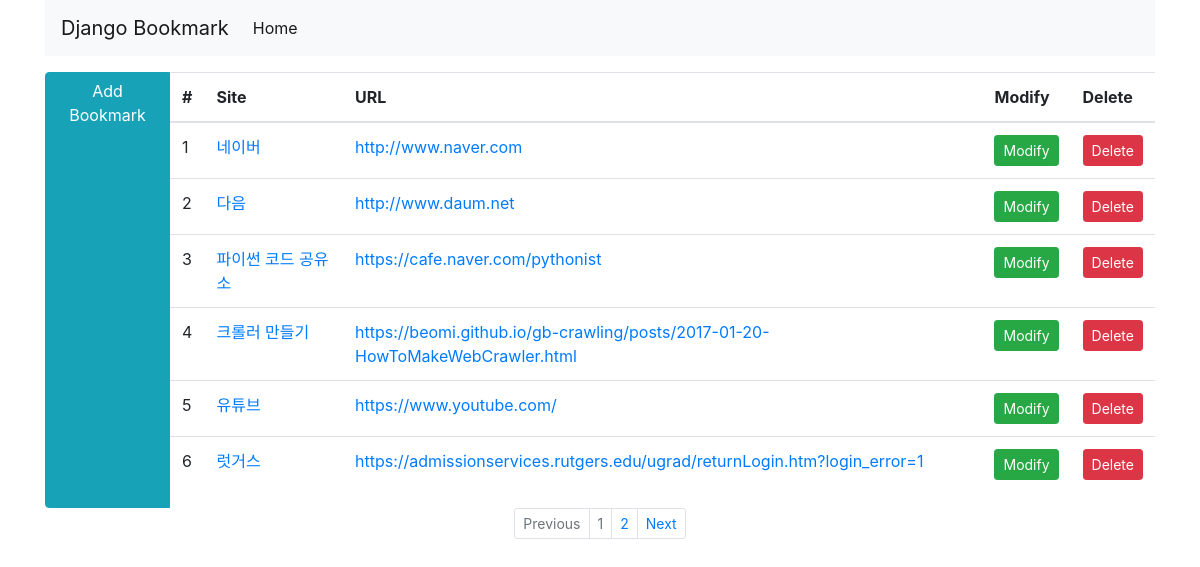
Screenshot of /bookmark/ with the database file from the repository.
### bookmark/models.py (models this page shows, shortened)
class Bookmark(models.Model):
    site_name = models.CharField(max_length=100)
    url = models.URLField('Site URL')

### bookmark/views.py (the view)
# urls.py: path('',BookmarkListView.as_view(), name='list'),
class BookmarkListView(ListView):
    model = Bookmark
    paginate_by = 6

### bookmark/templates/bookmark/bookmark_list.html (shortened to what this page needs)
<!DOCTYPE html>
<html lang="en">
<head>
</head>
<body>
    {% extends 'base.html' %}
    {% block content %}
    <div class="btn-group">
        <a href="{% url 'add' %}" class="btn btn-info">Add Bookmark</a>
        <table class="table">
            <thead>
                <tr>
                    <th scope="col">#</th>
                    <th scope="col">Site</th>
                    <th scope="col">URL</th>
                    <th scope="col">Modify</th>
                    <th scope="col">Delete</th>
                </tr>
            </thead>
            <tbody>
                {% for bookmark in object_list %}
                    <tr>
                        <td>{{forloop.counter}}</td>
                        <td><a href="{% url 'detail' pk=bookmark.id %}">{{bookmark.site_name}}</a></td>
                        <td><a href="{{bookmark.url}}" target="_blank">{{bookmark.url}}
            </a></td>
                        <td><a href="{% url 'update' pk=bookmark.id %}" class="btn btn-success btn-sm">Modify</a></td>
                        <td><a href="{% url 'delete' pk=bookmark.id %}" class="btn btn-danger btn-sm">Delete</a></td>
                    </tr>
                {% endfor %}
            </tbody>
        </table>
    </div>
    {% endblock %}
    {% block pagination %}
        {% if is_paginated %}
            <ul class="pagination justify-content-center pagination-sm">
                {% if page_obj.has_previous %}
                    <li class="page-item">
                        <a class="page-link" href="{% url 'list' %}?page={{ page_obj.pre-
                        vious_page_number }}" tabindex="-1">Previous</a>
                    </li>
                {% else %}
                <li class="page-item disabled">
                    <a class="page-link" href="#" tabindex="-1">Previous</a>
                </li>
                {% endif %}
                {% for object in page_obj.paginator.page_range %}
                    <li class="page-item {% if page_obj.number == forloop.counter %}
disabled{% endif %}">
                        <a class="page-link" href="{{ request.path }}?page={{ forloop.counter }}">{{ forloop.counter }} </a>
                    </li>
                {% endfor %}
                {% if page_obj.has_next %}
                    <li class="page-item">
                        <a class="page-link" href="{% url 'list' %}?page={{ page_obj.next_page_number }}">Next</a>
                    </li>
                {% else %}
                <li class="page-item-disabled">
                    <a class="page-link" href="#">Next</a>
                </li>
                {% endif %}
            </ul>
        {% endif %}
    {% endblock %}

### templates/base.html (shortened to what this page needs)
<!DOCTYPE html>
<html lang="en">
<head>
    {% load static %}
    <link rel="stylesheet" type="text/css" href="{% static 'style.css' %}">
    <link rel="stylesheet" href="https://stackpath.bootstrapcdn.com/bootstrap/4.5.0/css/bootstrap.min.css">
</head>
<body>
    <div class="container">
        <nav class="navbar navbar-expand-lg navbar-light bg-light">
            <a class="navbar-brand" href="#">Django Bookmark</a>
            <div class="collapse navbar-collapse" id="navbarSupportContent">
                <ul class="navbar-nav mr-auto">
                    <li class="nav-item active">
                        <a class="nav-link" href="#">Home<span class="sr-only">current</span></a>
                    </li>
                </ul>
            </div>
        </nav>
        <div class="row">
            <div class="col">
                {% block content %}
                {% endblock %}
                {% block pagination %}
                {% endblock %}
            </div>
        </div>
    </div>
</body>
</html>

### static/style.css (style rules this page uses)
body { width:100%; }

### rows the page displays
Bookmark: site_name "네이버", url "http://www.naver.com"
Bookmark: site_name "다음", url "http://www.daum.net"
Bookmark: site_name "파이썬 코드 공유소", url "https://cafe.naver.com/pythonist"
Bookmark: site_name "크롤러 만들기", url "https://beomi.github.io/gb-crawling/posts/2017-01-20-HowToMakeWebCrawler.html"
Bookmark: site_name "유튜브", url "https://www.youtube.com/"
Bookmark: site_name "럿거스", url "https://admissionservices.rutgers.edu/ugrad/returnLogin.htm?login_error=1"
